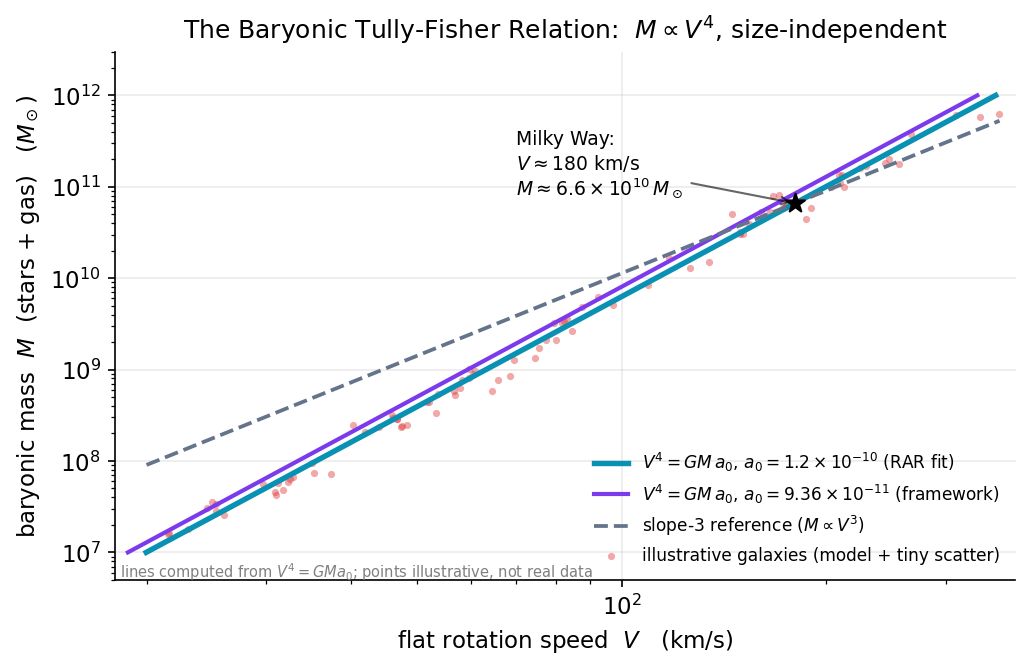

This figure's Python source:
import numpy as np, matplotlib
matplotlib.use("Agg")
import matplotlib.pyplot as plt
plt.rcParams.update({"figure.dpi":150,"savefig.dpi":150,"font.size":11,
    "axes.grid":True,"grid.alpha":0.25,"axes.spines.top":False,"axes.spines.right":False,
    "axes.titlesize":12,"figure.facecolor":"white","axes.facecolor":"white"})
C_FW="#7c3aed"; C_NEWTON="#64748b"; C_MOND="#0891b2"; C_DATA="#dc2626"

G  = 6.674e-11           # m^3 kg^-1 s^-2
a0 = 1.2e-10             # m/s^2
Msun = 1.989e30          # kg

# BTFR from the deep-MOND limit:  V^4 = G M a0  ->  V = (G M a0)^(1/4)
M_sun = np.logspace(7, 12, 300)          # 1e7 .. 1e12 solar masses
M_kg  = M_sun * Msun
V_kms = (G * M_kg * a0)**0.25 / 1e3       # km/s

fig, ax = plt.subplots(figsize=(7, 4.6))

# the exact slope-4 BTFR line (framework value a0 = 9.36e-11) for comparison
a0_fw = 9.36e-11
V_fw_kms = (G * M_kg * a0_fw)**0.25 / 1e3
ax.plot(V_kms, M_sun, color=C_MOND, lw=2.6,
        label=r"$V^4=GM\,a_0$, $a_0=1.2\times10^{-10}$ (RAR fit)")
ax.plot(V_fw_kms, M_sun, color=C_FW, lw=2.0, ls="-",
        label=r"$V^4=GM\,a_0$, $a_0=9.36\times10^{-11}$ (framework)")

# a Newtonian "slope 3" comparison curve through the same anchor, to show 4 != 3
anchor_V, anchor_M = 180.0, 6.6e10
V3 = np.logspace(np.log10(20), np.log10(360), 300)
M3 = anchor_M * (V3/anchor_V)**3
ax.plot(V3, M3, color=C_NEWTON, ls="--", lw=1.8,
        label=r"slope-3 reference ($M\propto V^3$)")

# illustrative, model-generated galaxies scattered about the BTFR line
rng = np.random.default_rng(1977)
Mg = 10**rng.uniform(7.2, 11.8, 90) * Msun
Vg = (G * Mg * a0)**0.25 / 1e3
Vg *= 10**(rng.normal(0, 0.026, Vg.size))   # ~0.026 dex in V (tiny scatter)
ax.scatter(Vg, Mg/Msun, s=12, color=C_DATA, alpha=0.40, lw=0,
           label="illustrative galaxies (model + tiny scatter)")

# Milky Way worked example from the chapter
ax.scatter([180], [6.6e10], s=90, marker="*", color="black", zorder=5)
ax.annotate("Milky Way:\n$V\\approx180$ km/s\n$M\\approx6.6\\times10^{10}\\,M_\\odot$",
            xy=(180, 6.6e10), xytext=(70, 8e10),
            fontsize=9, arrowprops=dict(arrowstyle="->", alpha=0.6))

ax.set_xscale("log"); ax.set_yscale("log")
ax.set_xlim(18, 380); ax.set_ylim(5e6, 3e12)
ax.set_xlabel(r"flat rotation speed  $V$   (km/s)")
ax.set_ylabel(r"baryonic mass  $M$  (stars + gas)   ($M_\odot$)")
ax.set_title("The Baryonic Tully-Fisher Relation:  $M\\propto V^{4}$, size-independent")
ax.legend(frameon=False, fontsize=8.2, loc="lower right")
ax.text(0.005, 0.005, "lines computed from $V^4=GMa_0$; points illustrative, not real data",
        transform=ax.transAxes, fontsize=7, color="gray")
fig.tight_layout(); fig.savefig("ch18_btfr.png", bbox_inches="tight"); print("ok")
